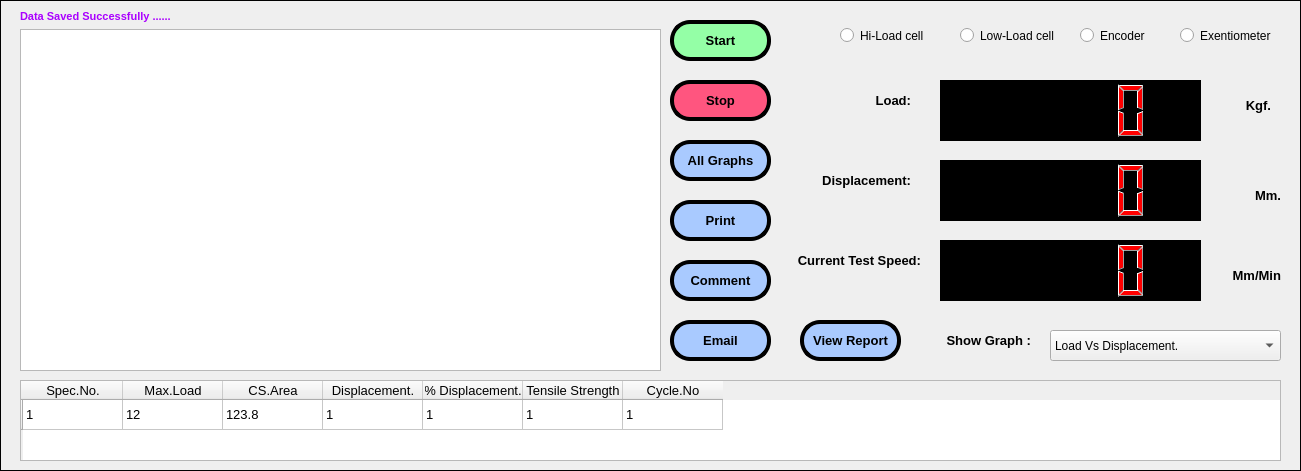
    <widget class="QFrame" name="frame_3">
     <property name="geometry">
      <rect>
       <x>10</x>
       <y>210</y>
       <width>1301</width>
       <height>471</height>
      </rect>
     </property>
     <property name="frameShape">
      <enum>QFrame::Box</enum>
     </property>
     <property name="frameShadow">
      <enum>QFrame::Plain</enum>
     </property>
     <property name="lineWidth">
      <number>1</number>
     </property>
     <widget class="QPushButton" name="pushButton_7">
      <property name="geometry">
       <rect>
        <x>670</x>
        <y>80</y>
        <width>101</width>
        <height>41</height>
       </rect>
      </property>
      <property name="font">
       <font>
        <family>Arial</family>
        <pointsize>10</pointsize>
        <weight>75</weight>
        <bold>true</bold>
       </font>
      </property>
      <property name="cursor">
       <cursorShape>ArrowCursor</cursorShape>
      </property>
      <property name="styleSheet">
       <string notr="true">background-color: rgb(255, 85, 127);
border-radius:20px;
border-color: rgb(0, 0, 0);
border-style:outset;
border-width:4px;</string>
      </property>
      <property name="text">
       <string>Stop</string>
      </property>
      <property name="flat">
       <bool>false</bool>
      </property>
     </widget>
     <widget class="QPushButton" name="pushButton_11">
      <property name="geometry">
       <rect>
        <x>670</x>
        <y>20</y>
        <width>101</width>
        <height>41</height>
       </rect>
      </property>
      <property name="font">
       <font>
        <family>Arial</family>
        <pointsize>10</pointsize>
        <weight>75</weight>
        <bold>true</bold>
       </font>
      </property>
      <property name="cursor">
       <cursorShape>ArrowCursor</cursorShape>
      </property>
      <property name="styleSheet">
       <string notr="true">border-radius:20px;
color: rgb(0, 0, 0);
background-color: rgb(148, 255, 166);
border-color: rgb(0, 0, 0);
border-style:outset;
border-width:4px;</string>
      </property>
      <property name="text">
       <string>Start</string>
      </property>
      <property name="flat">
       <bool>false</bool>
      </property>
     </widget>
     <widget class="QPushButton" name="pushButton_12">
      <property name="geometry">
       <rect>
        <x>670</x>
        <y>140</y>
        <width>101</width>
        <height>41</height>
       </rect>
      </property>
      <property name="font">
       <font>
        <family>Arial</family>
        <pointsize>10</pointsize>
        <weight>75</weight>
        <bold>true</bold>
       </font>
      </property>
      <property name="cursor">
       <cursorShape>ArrowCursor</cursorShape>
      </property>
      <property name="styleSheet">
       <string notr="true">background-color: rgb(169, 202, 255);
border-radius:20px;
border-color: rgb(0, 0, 0);
border-style:outset;
border-width:4px;</string>
      </property>
      <property name="text">
       <string>All Graphs</string>
      </property>
      <property name="flat">
       <bool>false</bool>
      </property>
     </widget>
     <widget class="QPushButton" name="pushButton_13">
      <property name="geometry">
       <rect>
        <x>800</x>
        <y>320</y>
        <width>101</width>
        <height>41</height>
       </rect>
      </property>
      <property name="font">
       <font>
        <family>Arial</family>
        <pointsize>10</pointsize>
        <weight>75</weight>
        <bold>true</bold>
       </font>
      </property>
      <property name="cursor">
       <cursorShape>ArrowCursor</cursorShape>
      </property>
      <property name="styleSheet">
       <string notr="true">background-color: rgb(169, 202, 255);
border-radius:20px;
border-color: rgb(0, 0, 0);
border-style:outset;
border-width:4px;</string>
      </property>
      <property name="text">
       <string>View Report</string>
      </property>
      <property name="flat">
       <bool>false</bool>
      </property>
     </widget>
     <widget class="QPushButton" name="pushButton_14">
      <property name="geometry">
       <rect>
        <x>670</x>
        <y>320</y>
        <width>101</width>
        <height>41</height>
       </rect>
      </property>
      <property name="font">
       <font>
        <family>Arial</family>
        <pointsize>10</pointsize>
        <weight>75</weight>
        <bold>true</bold>
       </font>
      </property>
      <property name="cursor">
       <cursorShape>ArrowCursor</cursorShape>
      </property>
      <property name="styleSheet">
       <string notr="true">background-color: rgb(169, 202, 255);
border-radius:20px;
border-color: rgb(0, 0, 0);
border-style:outset;
border-width:4px;</string>
      </property>
      <property name="text">
       <string>Email</string>
      </property>
      <property name="flat">
       <bool>false</bool>
      </property>
     </widget>
     <widget class="QPushButton" name="pushButton_15">
      <property name="geometry">
       <rect>
        <x>670</x>
        <y>260</y>
        <width>101</width>
        <height>41</height>
       </rect>
      </property>
      <property name="font">
       <font>
        <family>Arial</family>
        <pointsize>10</pointsize>
        <weight>75</weight>
        <bold>true</bold>
       </font>
      </property>
      <property name="cursor">
       <cursorShape>ArrowCursor</cursorShape>
      </property>
      <property name="styleSheet">
       <string notr="true">background-color: rgb(169, 202, 255);
border-radius:20px;
border-color: rgb(0, 0, 0);
border-style:outset;
border-width:4px;</string>
      </property>
      <property name="text">
       <string>Comment</string>
      </property>
      <property name="flat">
       <bool>false</bool>
      </property>
     </widget>
     <widget class="QLabel" name="label_33">
      <property name="geometry">
       <rect>
        <x>940</x>
        <y>330</y>
        <width>91</width>
        <height>21</height>
       </rect>
      </property>
      <property name="font">
       <font>
        <family>Arial</family>
        <pointsize>10</pointsize>
        <weight>75</weight>
        <bold>true</bold>
       </font>
      </property>
      <property name="styleSheet">
       <string notr="true"/>
      </property>
      <property name="text">
       <string>Show Graph :</string>
      </property>
      <property name="alignment">
       <set>Qt::AlignRight|Qt::AlignTrailing|Qt::AlignVCenter</set>
      </property>
     </widget>
     <widget class="QRadioButton" name="radioButton">
      <property name="geometry">
       <rect>
        <x>840</x>
        <y>20</y>
        <width>101</width>
        <height>31</height>
       </rect>
      </property>
      <property name="text">
       <string>Hi-Load cell</string>
      </property>
     </widget>
     <widget class="QRadioButton" name="radioButton_2">
      <property name="geometry">
       <rect>
        <x>960</x>
        <y>20</y>
        <width>101</width>
        <height>31</height>
       </rect>
      </property>
      <property name="text">
       <string>Low-Load cell</string>
      </property>
     </widget>
     <widget class="QRadioButton" name="radioButton_3">
      <property name="geometry">
       <rect>
        <x>1080</x>
        <y>20</y>
        <width>81</width>
        <height>31</height>
       </rect>
      </property>
      <property name="text">
       <string>Encoder</string>
      </property>
     </widget>
     <widget class="QRadioButton" name="radioButton_4">
      <property name="geometry">
       <rect>
        <x>1180</x>
        <y>20</y>
        <width>111</width>
        <height>31</height>
       </rect>
      </property>
      <property name="text">
       <string>Exentiometer</string>
      </property>
     </widget>
     <widget class="QTableWidget" name="tableWidget">
      <property name="geometry">
       <rect>
        <x>20</x>
        <y>380</y>
        <width>1261</width>
        <height>81</height>
       </rect>
      </property>
      <row>
       <property name="text">
        <string/>
       </property>
      </row>
      <column>
       <property name="text">
        <string>Spec.No.</string>
       </property>
       <property name="font">
        <font>
         <family>Arial</family>
         <pointsize>10</pointsize>
        </font>
       </property>
      </column>
      <column>
       <property name="text">
        <string>Max.Load</string>
       </property>
       <property name="font">
        <font>
         <family>Arial</family>
         <pointsize>10</pointsize>
        </font>
       </property>
      </column>
      <column>
       <property name="text">
        <string>CS.Area</string>
       </property>
       <property name="font">
        <font>
         <family>Arial</family>
         <pointsize>10</pointsize>
        </font>
       </property>
      </column>
      <column>
       <property name="text">
        <string>Displacement.</string>
       </property>
       <property name="font">
        <font>
         <family>Arial</family>
         <pointsize>10</pointsize>
        </font>
       </property>
      </column>
      <column>
       <property name="text">
        <string>% Displacement.</string>
       </property>
       <property name="font">
        <font>
         <family>Arial</family>
         <pointsize>10</pointsize>
        </font>
       </property>
      </column>
      <column>
       <property name="text">
        <string>Tensile Strength</string>
       </property>
       <property name="font">
        <font>
         <family>Arial</family>
         <pointsize>10</pointsize>
        </font>
       </property>
      </column>
      <column>
       <property name="text">
        <string>Cycle.No</string>
       </property>
       <property name="font">
        <font>
         <family>Arial</family>
         <pointsize>10</pointsize>
        </font>
       </property>
      </column>
      <item row="0" column="0">
       <property name="text">
        <string>1</string>
       </property>
       <property name="font">
        <font>
         <family>Arial</family>
         <pointsize>10</pointsize>
        </font>
       </property>
      </item>
      <item row="0" column="1">
       <property name="text">
        <string>12</string>
       </property>
       <property name="font">
        <font>
         <family>Arial</family>
         <pointsize>10</pointsize>
        </font>
       </property>
      </item>
      <item row="0" column="2">
       <property name="text">
        <string>123.8</string>
       </property>
       <property name="font">
        <font>
         <family>Arial</family>
         <pointsize>10</pointsize>
        </font>
       </property>
      </item>
      <item row="0" column="3">
       <property name="text">
        <string>1</string>
       </property>
       <property name="font">
        <font>
         <family>Arial</family>
         <pointsize>10</pointsize>
        </font>
       </property>
      </item>
      <item row="0" column="4">
       <property name="text">
        <string>1</string>
       </property>
       <property name="font">
        <font>
         <family>Arial</family>
         <pointsize>10</pointsize>
        </font>
       </property>
      </item>
      <item row="0" column="5">
       <property name="text">
        <string>1</string>
       </property>
       <property name="font">
        <font>
         <family>Arial</family>
         <pointsize>10</pointsize>
        </font>
       </property>
      </item>
      <item row="0" column="6">
       <property name="text">
        <string>1</string>
       </property>
       <property name="font">
        <font>
         <family>Arial</family>
         <pointsize>10</pointsize>
        </font>
       </property>
      </item>
     </widget>
     <widget class="QPushButton" name="pushButton_16">
      <property name="geometry">
       <rect>
        <x>670</x>
        <y>200</y>
        <width>101</width>
        <height>41</height>
       </rect>
      </property>
      <property name="font">
       <font>
        <family>Arial</family>
        <pointsize>10</pointsize>
        <weight>75</weight>
        <bold>true</bold>
       </font>
      </property>
      <property name="cursor">
       <cursorShape>ArrowCursor</cursorShape>
      </property>
      <property name="styleSheet">
       <string notr="true">background-color: rgb(169, 202, 255);
border-radius:20px;
border-color: rgb(0, 0, 0);
border-style:outset;
border-width:4px;</string>
      </property>
      <property name="text">
       <string>Print</string>
      </property>
      <property name="flat">
       <bool>false</bool>
      </property>
     </widget>
     <widget class="QLabel" name="label_39">
      <property name="geometry">
       <rect>
        <x>800</x>
        <y>80</y>
        <width>111</width>
        <height>41</height>
       </rect>
      </property>
      <property name="font">
       <font>
        <family>Arial</family>
        <pointsize>10</pointsize>
        <weight>75</weight>
        <bold>true</bold>
       </font>
      </property>
      <property name="styleSheet">
       <string notr="true"/>
      </property>
      <property name="text">
       <string>Load:</string>
      </property>
      <property name="alignment">
       <set>Qt::AlignRight|Qt::AlignTrailing|Qt::AlignVCenter</set>
      </property>
     </widget>
     <widget class="QLabel" name="label_40">
      <property name="geometry">
       <rect>
        <x>810</x>
        <y>160</y>
        <width>101</width>
        <height>41</height>
       </rect>
      </property>
      <property name="font">
       <font>
        <family>Arial</family>
        <pointsize>10</pointsize>
        <weight>75</weight>
        <bold>true</bold>
       </font>
      </property>
      <property name="styleSheet">
       <string notr="true"/>
      </property>
      <property name="text">
       <string>Displacement:</string>
      </property>
      <property name="alignment">
       <set>Qt::AlignRight|Qt::AlignTrailing|Qt::AlignVCenter</set>
      </property>
     </widget>
     <widget class="QLCDNumber" name="lcdNumber">
      <property name="geometry">
       <rect>
        <x>940</x>
        <y>80</y>
        <width>261</width>
        <height>61</height>
       </rect>
      </property>
      <property name="styleSheet">
       <string notr="true">color: rgb(255, 0, 0);
background-color: rgb(0, 0, 0);</string>
      </property>
     </widget>
     <widget class="QLabel" name="label_41">
      <property name="geometry">
       <rect>
        <x>1230</x>
        <y>90</y>
        <width>41</width>
        <height>31</height>
       </rect>
      </property>
      <property name="font">
       <font>
        <family>Arial</family>
        <pointsize>10</pointsize>
        <weight>75</weight>
        <bold>true</bold>
       </font>
      </property>
      <property name="styleSheet">
       <string notr="true"/>
      </property>
      <property name="text">
       <string>Kgf.</string>
      </property>
      <property name="alignment">
       <set>Qt::AlignRight|Qt::AlignTrailing|Qt::AlignVCenter</set>
      </property>
     </widget>
     <widget class="QLCDNumber" name="lcdNumber_2">
      <property name="geometry">
       <rect>
        <x>940</x>
        <y>160</y>
        <width>261</width>
        <height>61</height>
       </rect>
      </property>
      <property name="styleSheet">
       <string notr="true">color: rgb(255, 0, 0);
background-color: rgb(0, 0, 0);</string>
      </property>
     </widget>
     <widget class="QLabel" name="label_42">
      <property name="geometry">
       <rect>
        <x>1230</x>
        <y>180</y>
        <width>51</width>
        <height>31</height>
       </rect>
      </property>
      <property name="font">
       <font>
        <family>Arial</family>
        <pointsize>10</pointsize>
        <weight>75</weight>
        <bold>true</bold>
       </font>
      </property>
      <property name="styleSheet">
       <string notr="true"/>
      </property>
      <property name="text">
       <string>Mm.</string>
      </property>
      <property name="alignment">
       <set>Qt::AlignRight|Qt::AlignTrailing|Qt::AlignVCenter</set>
      </property>
     </widget>
     <widget class="QLabel" name="label_43">
      <property name="geometry">
       <rect>
        <x>790</x>
        <y>240</y>
        <width>131</width>
        <height>41</height>
       </rect>
      </property>
      <property name="font">
       <font>
        <family>Arial</family>
        <pointsize>10</pointsize>
        <weight>75</weight>
        <bold>true</bold>
       </font>
      </property>
      <property name="styleSheet">
       <string notr="true"/>
      </property>
      <property name="text">
       <string>Current Test Speed:</string>
      </property>
      <property name="alignment">
       <set>Qt::AlignRight|Qt::AlignTrailing|Qt::AlignVCenter</set>
      </property>
     </widget>
     <widget class="QLCDNumber" name="lcdNumber_3">
      <property name="geometry">
       <rect>
        <x>940</x>
        <y>240</y>
        <width>261</width>
        <height>61</height>
       </rect>
      </property>
      <property name="styleSheet">
       <string notr="true">color: rgb(255, 0, 0);
background-color: rgb(0, 0, 0);</string>
      </property>
     </widget>
     <widget class="QLabel" name="label_44">
      <property name="geometry">
       <rect>
        <x>1220</x>
        <y>260</y>
        <width>61</width>
        <height>31</height>
       </rect>
      </property>
      <property name="font">
       <font>
        <family>Arial</family>
        <pointsize>10</pointsize>
        <weight>75</weight>
        <bold>true</bold>
       </font>
      </property>
      <property name="styleSheet">
       <string notr="true"/>
      </property>
      <property name="text">
       <string>Mm/Min</string>
      </property>
      <property name="alignment">
       <set>Qt::AlignRight|Qt::AlignTrailing|Qt::AlignVCenter</set>
      </property>
     </widget>
     <widget class="QComboBox" name="comboBox_4">
      <property name="geometry">
       <rect>
        <x>1050</x>
        <y>330</y>
        <width>231</width>
        <height>31</height>
       </rect>
      </property>
      <item>
       <property name="text">
        <string>Load Vs Displacement.</string>
       </property>
      </item>
      <item>
       <property name="text">
        <string>Stress Vs Strain</string>
       </property>
      </item>
     </widget>
     <widget class="QWidget" name="">
      <property name="geometry">
       <rect>
        <x>20</x>
        <y>10</y>
        <width>641</width>
        <height>361</height>
       </rect>
      </property>
      <layout class="QGridLayout" name="gridLayout">
       <item row="0" column="0">
        <widget class="QLabel" name="label_49">
         <property name="font">
          <font>
           <family>Arial</family>
           <pointsize>8</pointsize>
           <weight>75</weight>
           <bold>true</bold>
           <underline>false</underline>
          </font>
         </property>
         <property name="styleSheet">
          <string notr="true">color: rgb(170, 0, 255);</string>
         </property>
         <property name="text">
          <string>Data Saved Successfully ......</string>
         </property>
         <property name="alignment">
          <set>Qt::AlignLeading|Qt::AlignLeft|Qt::AlignVCenter</set>
         </property>
        </widget>
       </item>
       <item row="1" column="0">
        <widget class="QGraphicsView" name="graphicsView"/>
       </item>
      </layout>
     </widget>
    </widget>
